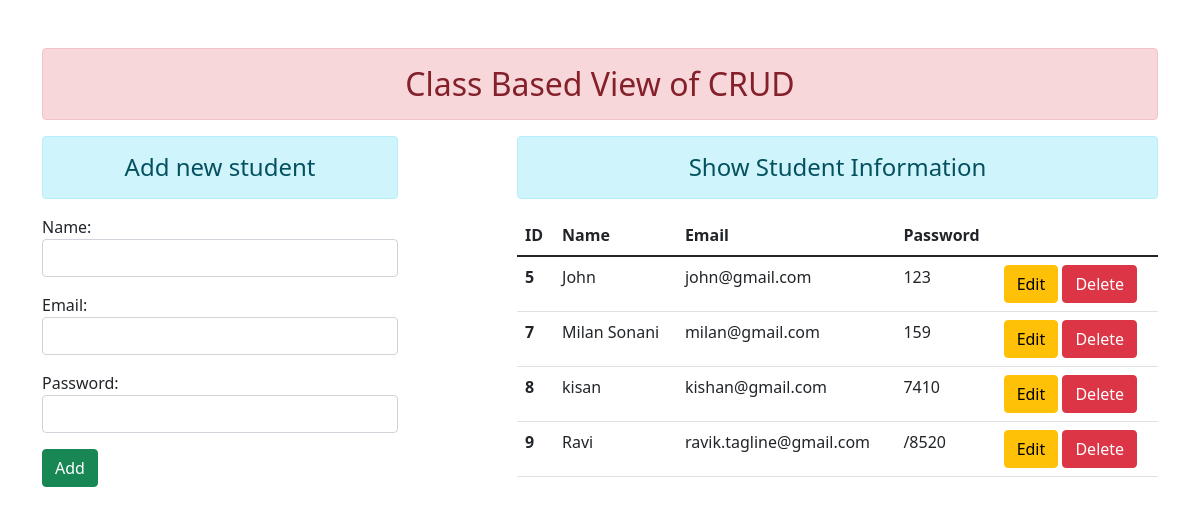
The page / on the database its author committed.
### first_app/models.py (models this page shows)
class User(models.Model):
    name = models.CharField(max_length=70)
    email = models.EmailField(max_length=256)
    password = models.CharField(max_length=16)

### first_app/views.py (the view, shortened to what this page needs)
# urls.py: path('',views.UserAddShowView.as_view(), name="addandshow"),
class UserAddShowView(TemplateView):
    template_name='first_app/addandshow.html'
    def get_context_data(self, *args, **kwargs):
        context = super().get_context_data(**kwargs)
        fm = StudentRegistration()
        stud = User.objects.all()
        context = {'stud':stud, 'form':fm}
        return context

### first_app/forms.py
class StudentRegistration(forms.ModelForm):
    class Meta:
        model = User
        fields = ['name','email','password']
        widgets = {
            'name': forms.TextInput(attrs={'class':'form-control'}),
            'email': forms.EmailInput(attrs={'class':'form-control'}),
            'password': forms.PasswordInput(render_value=True, attrs={'class':'form-control'})
        }

### first_app/templates/first_app/addandshow.html (shortened to what this page needs)
{% extends 'first_app/base.html' %}
{% block content %}
<div class="row">
    <div class="col-sm-4">
        <h4 class="text-center alert alert-info">Add new student</h4>
        <form action="" method="POST">
            {{form.as_p}}
            <input type="submit" class="btn btn-success" value='Add'>
        </form>
    </div>
    <div class="col-sm-7 offset-1">
        <h4 class="text-center alert alert-info">Show Student Information</h4>
        {% if stud%}
            <table class="table table-hover">
                <thead>
                    <tr>
                    <th scope="col">ID</th>
                    <th scope="col">Name</th>
                    <th scope="col">Email</th>
                    <th scope="col">Password</th>
                    </tr>
                </thead>
                <tbody>
                    {% for st in stud %}
                    <tr>
                    <th>{{st.id}}</th>
                    <td>{{st.name}}</td>
                    <td>{{st.email}}</td>
                    <td>{{st.password}}</td>
                    <td>
                        <form action="{% url 'updatedata' st.id %}" class="d-inline">
                            <input type="submit" value="Edit" class="btn btn-warning">
                        </form>
                        <form action="{% url 'deletedata' st.id %}" method="post" class="d-inline">
                            <input type="submit" value="Delete" class="btn btn-danger">
                        </form>
                    </td>
                    </tr>
                    {% endfor %}
                </tbody>
            </table>
        {% else %}
            <h4 class="text-center alert alert-warning">No Records Found</h4>
        {% endif %}
    </div>
</div>
{% endblock content %}

### first_app/templates/first_app/base.html (shortened to what this page needs)
<!DOCTYPE html>
{% load static %}
<html lang="en">
<head>
    <link rel='stylesheet' href='{% static 'first_app/css/bootstrap.css' %}'>
</head>
<body>
    <div class="container mt-5">
        <h2 class="text-center alert alert-danger">Class Based View of CRUD</h2>
        {% block content %}
        {% endblock content %}
    </div>
</body>
</html>

### rows shown on the page
User: id "5", name "John", email "john@gmail.com", password "123"
User: id "7", name "Milan Sonani", email "milan@gmail.com", password "159"
User: id "8", name "kisan", email "kishan@gmail.com", password "7410"
User: id "9", name "Ravi", email "ravik.tagline@gmail.com", password "/8520"
